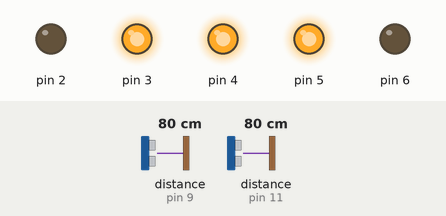
Bench run of a sketch on a simulated Arduino Uno, built with avr-gcc and run on an emulated ATmega328P. Parts: output pins drawn as LEDs (lit = HIGH). The inputs (shaded band) are chosen by the test bench; at power-on: distance to the obstacle (sensors on pin 9, pin 11) 80 cm. The echo pulse lasts 58.3 µs per cm.

Above: at 6.2 s.
6.3 s: distance to the obstacle (sensor on pin 9) set to 47 cm
7.8 s: distance to the obstacle (sensor on pin 9) set to 41 cm
At 8.3 s:
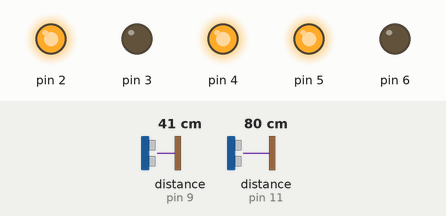
9.3 s: distance to the obstacle (sensor on pin 9) set to 60 cm
At 10.0 s:
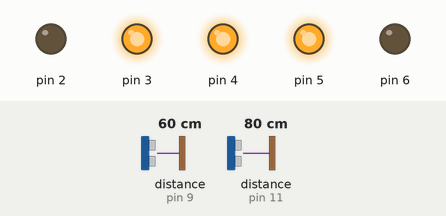
10.9 s: distance to the obstacle (sensor on pin 9) set to 2 cm
At 11.5 s:
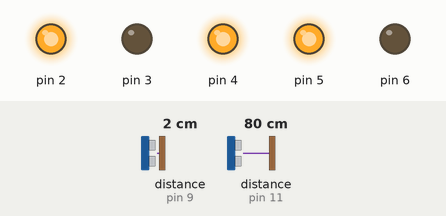
Timing chart, 0 to 13.4 s (numbered marks = the images above; inputs shaded):
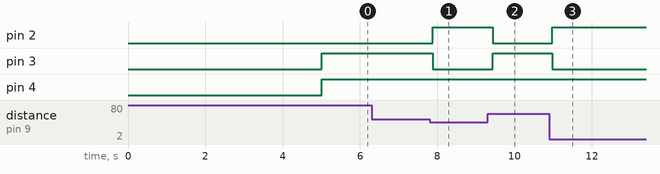

Measured:
- the behaviour switches between 44 and 43 cm on distance to the obstacle (sensor on pin 9) (found by bisection; images 0 and 1)
- after the input at 6.3 s, every drawn part: stays the same
- after the input at 7.8 s, pin 2: LOW → HIGH after 0.08 s; pin 3: HIGH → LOW after 0.08 s
- after the input at 9.3 s, pin 2: HIGH → LOW after 0.13 s; pin 3: LOW → HIGH after 0.13 s
- after the input at 10.9 s, pin 2: LOW → HIGH after 0.08 s; pin 3: HIGH → LOW after 0.08 s

The sketch:

sumo_auto_am.ino
```cpp
#include <NewPing.h>
#define MIN 0
#define MAX 45


int trigPin1 = 8;  //
int echoPin1 = 9;
int dist1 = 0;

int trigPin2 = 10;  //
int echoPin2 = 11;
int dist2 = 0;

int distance = 80;

NewPing sonar1(trigPin1, echoPin1, distance);
NewPing sonar2(trigPin2, echoPin2, distance);

void oldinga() {
  digitalWrite(2, HIGH);
  digitalWrite(3, LOW);
  digitalWrite(4, HIGH);
  digitalWrite(6, LOW);
}
void chapga() {
  digitalWrite(2, LOW);
  digitalWrite(3, HIGH);
  digitalWrite(4, HIGH);
  digitalWrite(6, LOW);
}

void setup() {
  Serial.begin(9600);
  pinMode(2, OUTPUT);
  pinMode(3, OUTPUT);
  pinMode(4, OUTPUT);
  pinMode(5, OUTPUT);
  pinMode(6, OUTPUT);
  analogWrite(5, 255);
  delay(5000);

}
int Tic = 0;

void loop() {
  dist1 = sonar1.ping_cm();
  dist2 = sonar2.ping_cm();

if (dist1 > MIN && dist1 < MAX || dist2 > MIN && dist2 < MAX) {

   oldinga();
    delay(300);
  } else {
   chapga();
     delay(100);

  }


  //Serial.print(dist1),  Serial.print(" ");
  //Serial.print(dist2),  Serial.println(" ");

  delay(1);
}
```
